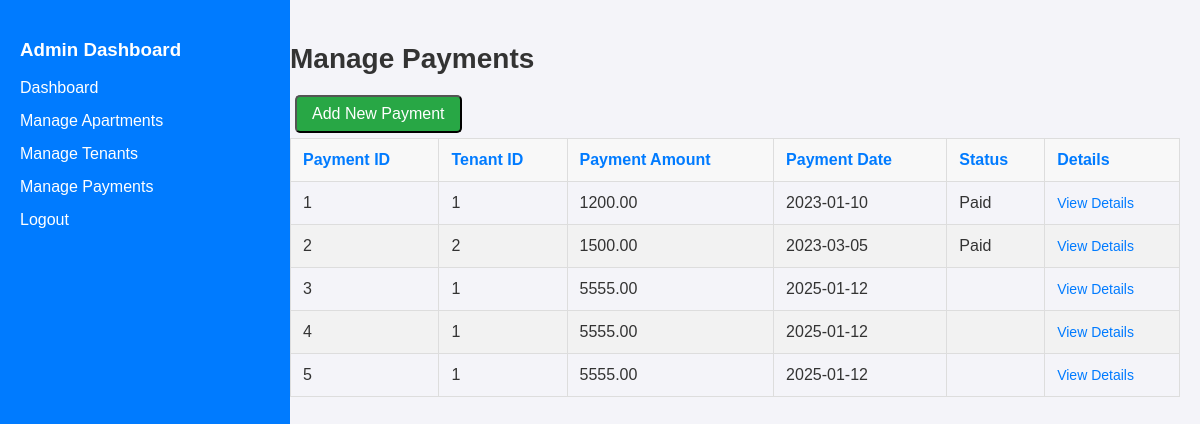
Screenshot of /payments.php (signed in) with the database file from the repository.
### tables this page shows
CREATE TABLE `payment` (
  `Payment_ID` int(11) NOT NULL,
  `Tenant_ID` int(11) DEFAULT NULL,
  `Payment_Amount` decimal(10,2) DEFAULT NULL,
  `Payment_Date` date DEFAULT NULL,
  `Payment_Status` enum('Paid','Unpaid') DEFAULT 'Unpaid'
);

### payments.php (the view, shortened to what this page needs)
<?php
include 'db.php';
$sql_payments = "SELECT * FROM Payment";
$payments = $conn->query($sql_payments);
?>
<!DOCTYPE html>
<html lang="en">
<head>
</head>
<body>
<div class="sidebar">
    <h3>Admin Dashboard</h3>
    <a href="adminDashboard.php">Dashboard</a>
    <a href="apartments.php">Manage Apartments</a>
    <a href="tenants.php">Manage Tenants</a>
    <a href="paymentManagement.php">Manage Payments</a>
    <a href="logout.php">Logout</a>
</div>
<div class="content">
    <h2>Manage Payments</h2>
    <button class="btn" onclick="document.getElementById('newPaymentForm').style.display='block'">Add New Payment</button>
    <table>
        <thead>
            <tr>
                <th>Payment ID</th>
                <th>Tenant ID</th>
                <th>Payment Amount</th>
                <th>Payment Date</th>
                <th>Status</th>
                <th>Details</th>
            </tr>
        </thead>
        <tbody>
            <?php while ($payment = $payments->fetch_assoc()): ?>
            <tr>
                <td><?php echo $payment['Payment_ID']; ?></td>
                <td><?php echo $payment['Tenant_ID']; ?></td>
                <td><?php echo $payment['Payment_Amount']; ?></td>
                <td><?php echo $payment['Payment_Date']; ?></td>
                <td><?php echo $payment['Payment_Status']; ?></td>
                <td><a href="viewPayment.php?payment_id=<?php echo $payment['Payment_ID']; ?>" class="details-link">View Details</a></td>
            </tr>
            <?php endwhile; ?>
        </tbody>
    </table>
</div>
</body>
</html>

### payments.php (style rules this page uses)
body { font-family: Arial, sans-serif; margin: 0; padding: 0; background-color: #f4f4f9; color: #333; }
h1, h2 { color: #333; }
.sidebar { width: 250px; background-color: #007BFF; color: white; padding: 20px; position: fixed; top: 0; left: 0; height: 100%; }
.sidebar a { display: block; color: white; text-decoration: none; margin: 15px 0; font-size: 16px; }
.content { margin-left: 270px; padding: 20px; }
.content h2 { font-size: 28px; margin-bottom: 15px; }
table { width: 100%; border-collapse: collapse; margin-bottom: 30px; }
th, td { padding: 12px; text-align: left; border: 1px solid #ddd; }
th { background-color: #f8f8f8; color: #007BFF; }
tr:nth-child(even) { background-color: #f2f2f2; }
.details-link { color: #007BFF; text-decoration: none; font-size: 14px; }
.btn { background-color: #28a745; color: white; padding: 8px 15px; text-decoration: none; border-radius: 5px; margin: 5px; font-size: 16px; }

### rows the page displays
payment: Payment_ID "1", Tenant_ID "1", Payment_Amount "1200.00", Payment_Date "2023-01-10", Payment_Status "Paid"
payment: Payment_ID "2", Tenant_ID "2", Payment_Amount "1500.00", Payment_Date "2023-03-05", Payment_Status "Paid"
payment: Payment_ID "3", Tenant_ID "1", Payment_Amount "5555.00", Payment_Date "2025-01-12"
payment: Payment_ID "4", Tenant_ID "1", Payment_Amount "5555.00", Payment_Date "2025-01-12"
payment: Payment_ID "5", Tenant_ID "1", Payment_Amount "5555.00", Payment_Date "2025-01-12"
